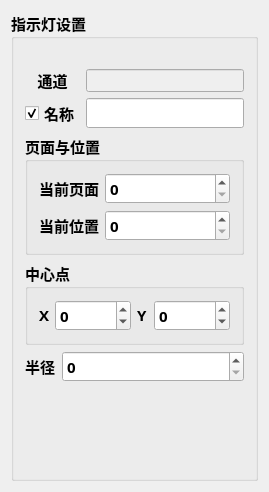
<?xml version="1.0" encoding="UTF-8"?>
<ui version="4.0">
 <class>IndicatorConfigDlg</class>
 <widget class="QWidget" name="IndicatorConfigDlg">
  <property name="geometry">
   <rect>
    <x>0</x>
    <y>0</y>
    <width>257</width>
    <height>492</height>
   </rect>
  </property>
  <property name="sizePolicy">
   <sizepolicy hsizetype="Maximum" vsizetype="Preferred">
    <horstretch>0</horstretch>
    <verstretch>0</verstretch>
   </sizepolicy>
  </property>
  <property name="maximumSize">
   <size>
    <width>400</width>
    <height>16777215</height>
   </size>
  </property>
  <property name="baseSize">
   <size>
    <width>400</width>
    <height>300</height>
   </size>
  </property>
  <property name="font">
   <font>
    <family>楷体</family>
    <pointsize>11</pointsize>
    <weight>75</weight>
    <bold>true</bold>
   </font>
  </property>
  <property name="windowTitle">
   <string>IndicatorConfigDlg</string>
  </property>
  <layout class="QVBoxLayout" name="verticalLayout">
   <item>
    <widget class="QGroupBox" name="groupBox">
     <property name="title">
      <string>指示灯设置</string>
     </property>
     <layout class="QVBoxLayout" name="verticalLayout_2">
      <property name="topMargin">
       <number>30</number>
      </property>
      <item>
       <layout class="QGridLayout" name="gridLayout_2">
        <item row="0" column="0">
         <widget class="QLabel" name="channelLablel">
          <property name="sizePolicy">
           <sizepolicy hsizetype="Preferred" vsizetype="Minimum">
            <horstretch>0</horstretch>
            <verstretch>0</verstretch>
           </sizepolicy>
          </property>
          <property name="layoutDirection">
           <enum>Qt::LeftToRight</enum>
          </property>
          <property name="autoFillBackground">
           <bool>false</bool>
          </property>
          <property name="text">
           <string>通道</string>
          </property>
          <property name="alignment">
           <set>Qt::AlignCenter</set>
          </property>
          <property name="buddy">
           <cstring>channelLineEdit</cstring>
          </property>
         </widget>
        </item>
        <item row="0" column="1">
         <widget class="QLineEdit" name="channelLineEdit">
          <property name="enabled">
           <bool>false</bool>
          </property>
          <property name="font">
           <font>
            <family>Arial</family>
            <pointsize>10</pointsize>
           </font>
          </property>
          <property name="focusPolicy">
           <enum>Qt::ClickFocus</enum>
          </property>
          <property name="autoFillBackground">
           <bool>false</bool>
          </property>
          <property name="readOnly">
           <bool>false</bool>
          </property>
          <property name="cursorMoveStyle">
           <enum>Qt::LogicalMoveStyle</enum>
          </property>
         </widget>
        </item>
        <item row="1" column="0">
         <widget class="QCheckBox" name="titleCheckBox">
          <property name="sizePolicy">
           <sizepolicy hsizetype="Minimum" vsizetype="Minimum">
            <horstretch>0</horstretch>
            <verstretch>0</verstretch>
           </sizepolicy>
          </property>
          <property name="text">
           <string>名称</string>
          </property>
          <property name="checked">
           <bool>true</bool>
          </property>
         </widget>
        </item>
        <item row="1" column="1">
         <widget class="QLineEdit" name="titleLineEdit"/>
        </item>
       </layout>
      </item>
      <item>
       <widget class="QGroupBox" name="PosGroupBox">
        <property name="sizePolicy">
         <sizepolicy hsizetype="Preferred" vsizetype="Fixed">
          <horstretch>0</horstretch>
          <verstretch>0</verstretch>
         </sizepolicy>
        </property>
        <property name="title">
         <string>页面与位置</string>
        </property>
        <layout class="QGridLayout" name="gridLayout_6">
         <item row="0" column="0">
          <widget class="QLabel" name="currentPageLablel">
           <property name="text">
            <string>当前页面</string>
           </property>
           <property name="buddy">
            <cstring>pageSpinBox</cstring>
           </property>
          </widget>
         </item>
         <item row="0" column="1">
          <widget class="QSpinBox" name="pageSpinBox">
           <property name="sizePolicy">
            <sizepolicy hsizetype="Expanding" vsizetype="Fixed">
             <horstretch>0</horstretch>
             <verstretch>0</verstretch>
            </sizepolicy>
           </property>
          </widget>
         </item>
         <item row="1" column="0">
          <widget class="QLabel" name="posLablel">
           <property name="text">
            <string>当前位置</string>
           </property>
           <property name="buddy">
            <cstring>posSpinBox</cstring>
           </property>
          </widget>
         </item>
         <item row="1" column="1">
          <widget class="QSpinBox" name="posSpinBox">
           <property name="sizePolicy">
            <sizepolicy hsizetype="Expanding" vsizetype="Fixed">
             <horstretch>0</horstretch>
             <verstretch>0</verstretch>
            </sizepolicy>
           </property>
          </widget>
         </item>
        </layout>
       </widget>
      </item>
      <item>
       <layout class="QGridLayout" name="gridLayout">
        <item row="0" column="0" colspan="2">
         <widget class="QGroupBox" name="centerGroupBox">
          <property name="sizePolicy">
           <sizepolicy hsizetype="Preferred" vsizetype="Fixed">
            <horstretch>0</horstretch>
            <verstretch>0</verstretch>
           </sizepolicy>
          </property>
          <property name="title">
           <string>中心点</string>
          </property>
          <layout class="QHBoxLayout" name="horizontalLayout">
           <item>
            <widget class="QLabel" name="radiusXLablel">
             <property name="sizePolicy">
              <sizepolicy hsizetype="Fixed" vsizetype="Fixed">
               <horstretch>0</horstretch>
               <verstretch>0</verstretch>
              </sizepolicy>
             </property>
             <property name="text">
              <string>X</string>
             </property>
             <property name="buddy">
              <cstring>XSpinBox</cstring>
             </property>
            </widget>
           </item>
           <item>
            <widget class="QSpinBox" name="XSpinBox">
             <property name="minimum">
              <number>-10000</number>
             </property>
             <property name="maximum">
              <number>10000</number>
             </property>
            </widget>
           </item>
           <item>
            <widget class="QLabel" name="radiusYLablel">
             <property name="sizePolicy">
              <sizepolicy hsizetype="Fixed" vsizetype="Fixed">
               <horstretch>0</horstretch>
               <verstretch>0</verstretch>
              </sizepolicy>
             </property>
             <property name="text">
              <string>Y</string>
             </property>
             <property name="buddy">
              <cstring>YSpinBox</cstring>
             </property>
            </widget>
           </item>
           <item>
            <widget class="QSpinBox" name="YSpinBox">
             <property name="minimum">
              <number>-10000</number>
             </property>
             <property name="maximum">
              <number>10000</number>
             </property>
            </widget>
           </item>
          </layout>
         </widget>
        </item>
        <item row="1" column="0">
         <widget class="QLabel" name="radiusLablel">
          <property name="sizePolicy">
           <sizepolicy hsizetype="Fixed" vsizetype="Fixed">
            <horstretch>0</horstretch>
            <verstretch>0</verstretch>
           </sizepolicy>
          </property>
          <property name="text">
           <string>半径</string>
          </property>
          <property name="buddy">
           <cstring>radiusSpinBox</cstring>
          </property>
         </widget>
        </item>
        <item row="1" column="1">
         <widget class="QSpinBox" name="radiusSpinBox">
          <property name="maximum">
           <number>1000</number>
          </property>
         </widget>
        </item>
       </layout>
      </item>
      <item>
       <spacer name="verticalSpacer">
        <property name="orientation">
         <enum>Qt::Vertical</enum>
        </property>
        <property name="sizeHint" stdset="0">
         <size>
          <width>20</width>
          <height>40</height>
         </size>
        </property>
       </spacer>
      </item>
     </layout>
    </widget>
   </item>
  </layout>
 </widget>
 <layoutdefault spacing="6" margin="11"/>
 <resources/>
 <connections/>
</ui>
